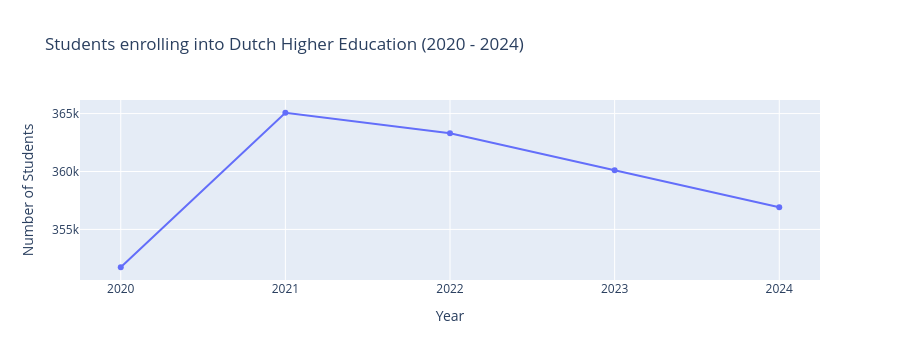
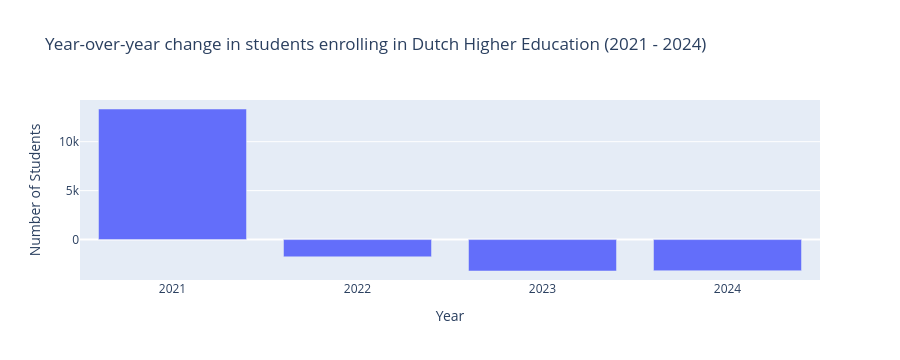

Notebook code cell kept with these figures, in order:
### Code cell
jaren = ['2020', '2021', '2022', '2023', '2024']
plt0 = go.Figure([go.Scatter(
    x = jaren,
    y = [registraties_wo[i].sum() for i in jaren]
)])
plt0.update_layout(title='Students enrolling into Dutch Higher Education (2020 - 2024)', height=600, xaxis_title="Year", yaxis_title="Number of Students")
plt0.show()

var = ['2021', '2022', '2023', '2024'] #list of years to use for the graph, removed 2020 because there is not data to compare.

plt1 = go.Figure([go.Bar(
    x=var,
    y=[(registraties_wo[i].sum() - (registraties_wo[str(int(i) - 1)].sum())) for i in var ], #dict comprehension to return a list of the change in enrollment of year i compared to the previous year
    
)])

plt1.update_layout(title="Year-over-year change in students enrolling in Dutch Higher Education (2021 - 2024)", height = 600,
                  xaxis_title="Year", yaxis_title="Number of Students")
plt1.show()

### Figure 1 — Plotly figure (JSON) as saved in the notebook; plotly's stock layout.template omitted (floating-point values rounded to 4 significant figures)
{"data": [{"type": "scatter", "x": ["2020", "2021", "2022", "2023", "2024"], "y": [351734, 365072, 363310, 360101, 356920]}], "layout": {"autosize": true, "height": 360, "title": {"text": "Students enrolling into Dutch Higher Education (2020 - 2024)"}, "xaxis": {"autorange": true, "range": [-0.242, 4.242], "title": {"text": "Year"}, "type": "category"}, "yaxis": {"autorange": true, "range": [350600.0, 366200.0], "title": {"text": "Number of Students"}, "type": "linear"}}}

### Figure 2 — Plotly figure (JSON) as saved in the notebook; plotly's stock layout.template omitted (floating-point values rounded to 4 significant figures)
{"data": [{"type": "bar", "x": ["2021", "2022", "2023", "2024"], "y": [13338, -1762, -3209, -3181]}], "layout": {"autosize": true, "height": 360, "title": {"text": "Year-over-year change in students enrolling in Dutch Higher Education (2021 - 2024)"}, "xaxis": {"autorange": true, "range": [-0.5, 3.5], "title": {"text": "Year"}, "type": "category"}, "yaxis": {"autorange": true, "range": [-4128.0, 14260.0], "title": {"text": "Number of Students"}, "type": "linear"}}}
